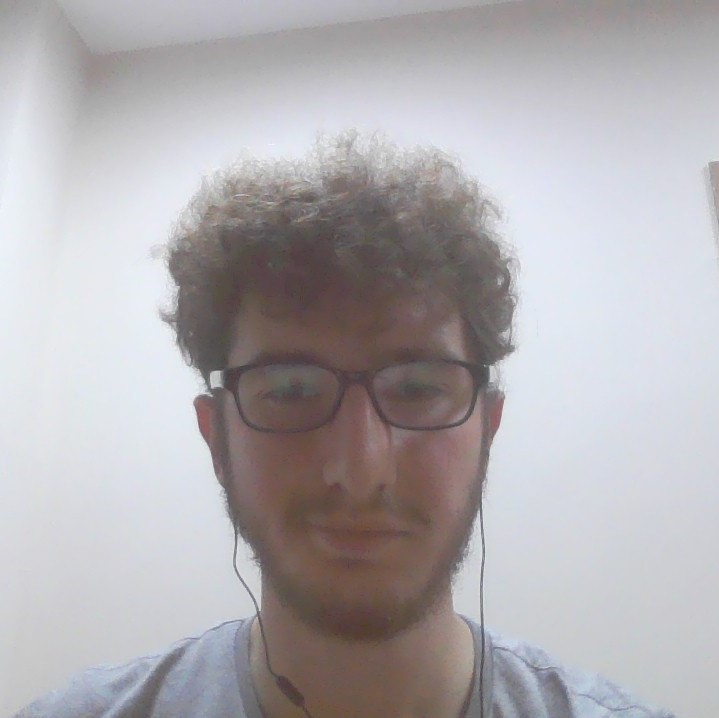
#> input picture Python Kodları/me.jpg, 719 x 718 px
$ python 'Pythonda filtreleme.py'
#> lines starting #> are read from the running program, lines starting #| are printed output that depends on the picture
# Importing libraries
import cv2 as cv
import numpy as np
import matplotlib.pyplot as plt
from scipy import signal

x = np.random.randint(25, size=(5, 5), dtype=np.uint8) * 10

a = np.ones((3, 3), np.float32) / 9
dst1 = signal.convolve2d(x, a, mode='same')
dst1 = dst1.astype(np.uint8)

dst2 = signal.convolve2d(x, a, mode='valid')
dst2 = dst2.astype(np.uint8)

print("x = \n", x)
print("a = \n", a)
print("ans (same) = \n", dst1)
print("ans (valid) = \n", dst2)

img = cv.imread("me.jpg")
#> img is the input picture: shape (718, 719, 3); mean B, G, R 176.9, 173.8, 177.2
img = cv.cvtColor(img, cv.COLOR_BGR2GRAY)
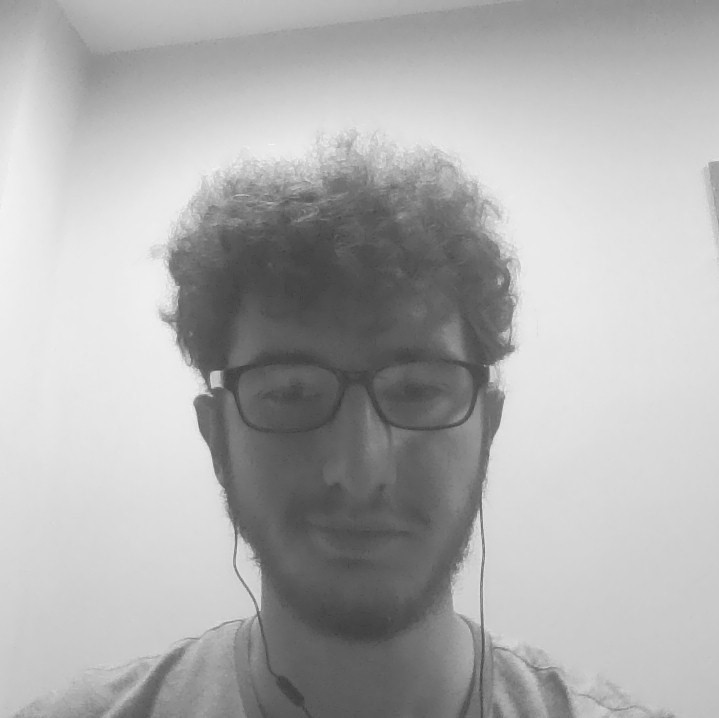
#> img: shape (718, 719); min 58, max 246, mean 175.1

filtered = cv.boxFilter(img, -1, (3, 3))
filtered1 = cv.boxFilter(img, -1, (9, 9))
filtered2 = cv.boxFilter(img, -1, (25, 25))
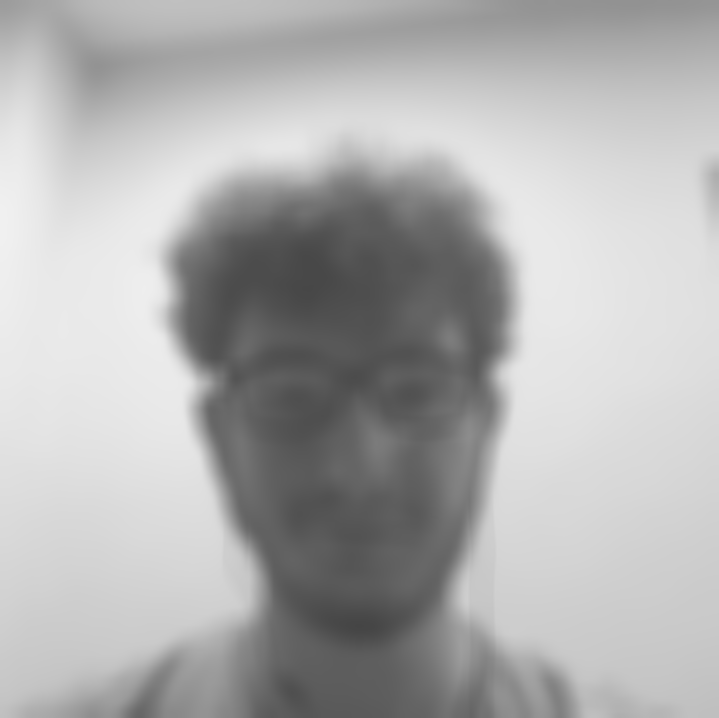
#> filtered2: shape (718, 719); min 69, max 240, mean 175.1

plt.subplot(2, 3, 2)
plt.imshow(img, cmap="gray")
plt.gca().set_title("Original")

plt.subplot(2, 3, 4)
plt.imshow(filtered, cmap="gray")
plt.gca().set_title("3x3")

plt.subplot(2, 3, 5)
plt.imshow(filtered1, cmap="gray")
plt.gca().set_title("9x9")

plt.subplot(2, 3, 6)
plt.imshow(filtered2, cmap="gray")
plt.gca().set_title("25x25")

plt.show()
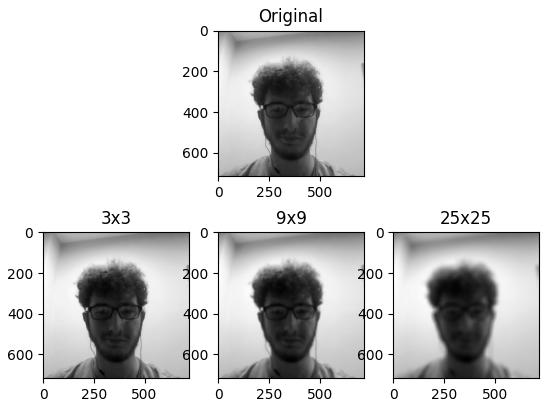
#> figure drawn by matplotlib, 4 panels

cv.waitKey()

$ run again, with Python Kodları/me2.jpg copied over Python Kodları/me.jpg
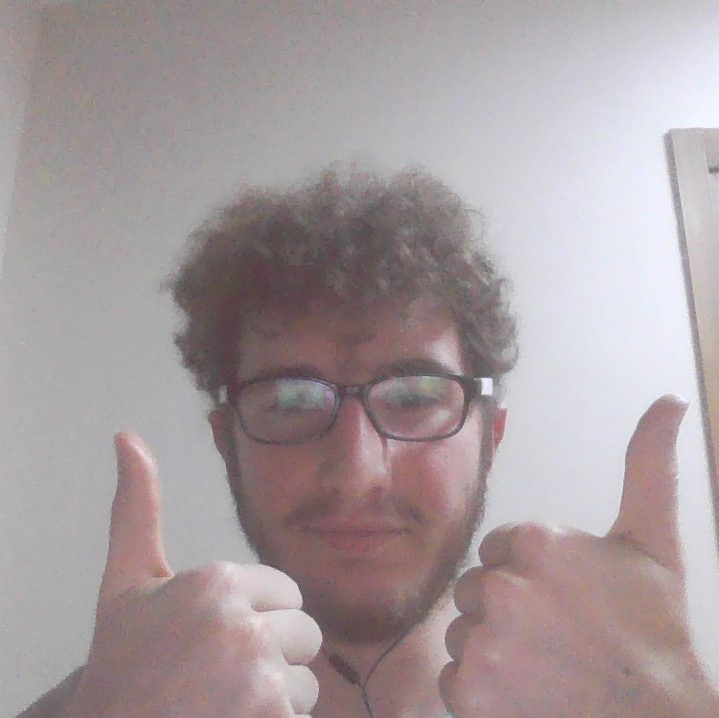
#> input picture Python Kodları/me2.jpg, 719 x 718 px
#> img is the input picture: shape (718, 719, 3); mean B, G, R 158, 155.6, 166.8
#> img: shape (718, 719)
#> `filtered2 = cv.boxFilter(img, -1, (25, 25))`:
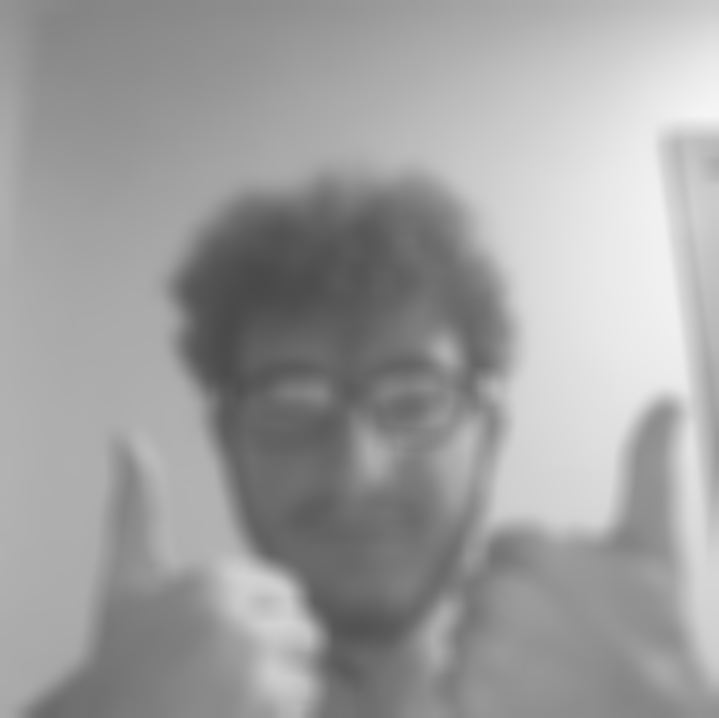
#> filtered2: shape (718, 719); min 72, max 245, mean 159.2
#> `plt.show()`:
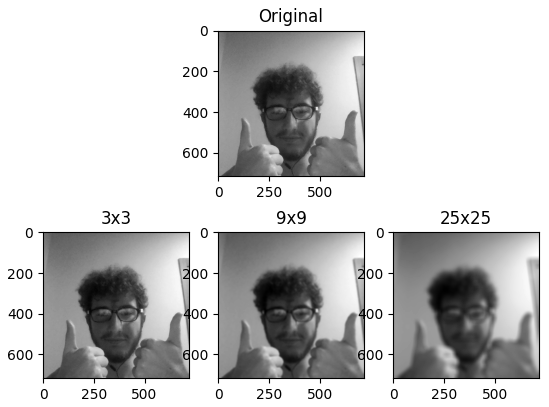
#> figure drawn by matplotlib, 4 panels
